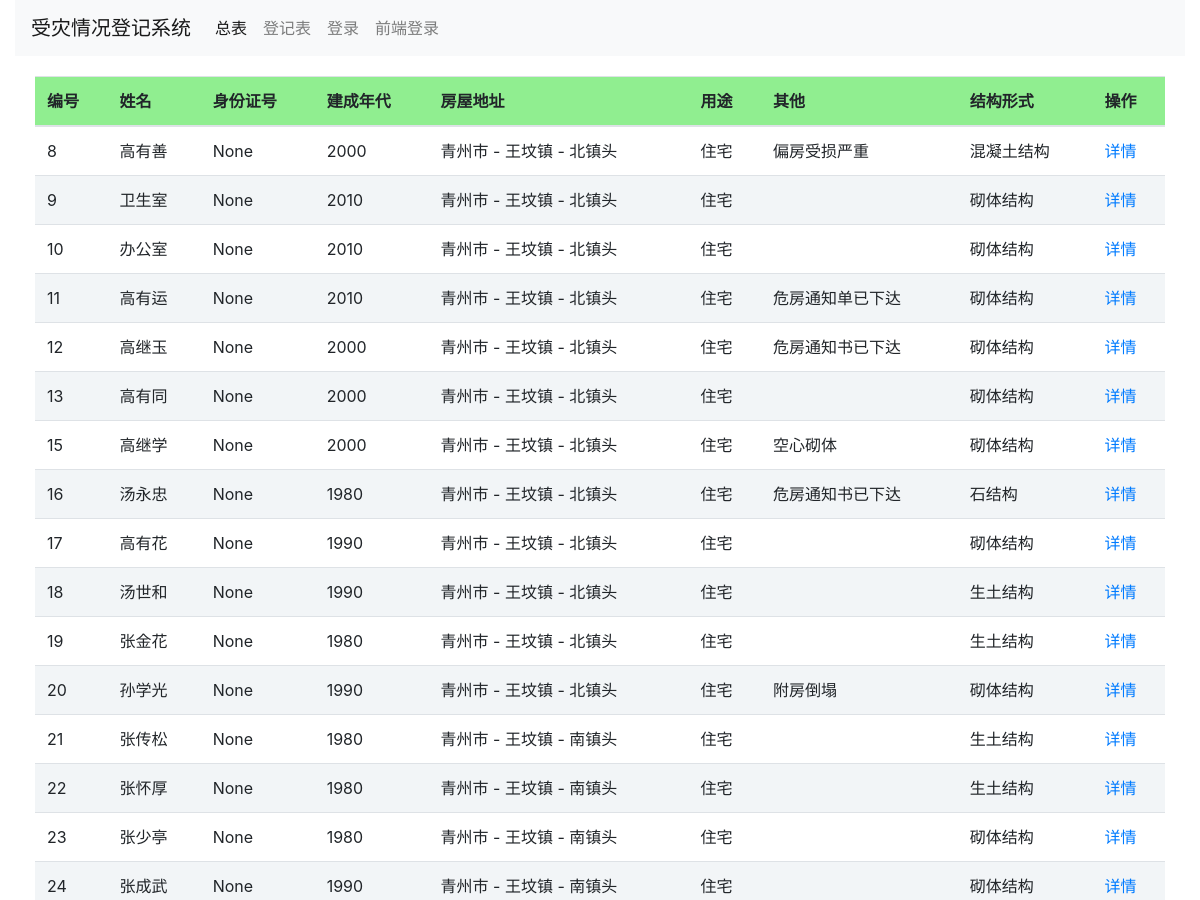
Page /report/ (signed in, upper part) on the earlier database version.
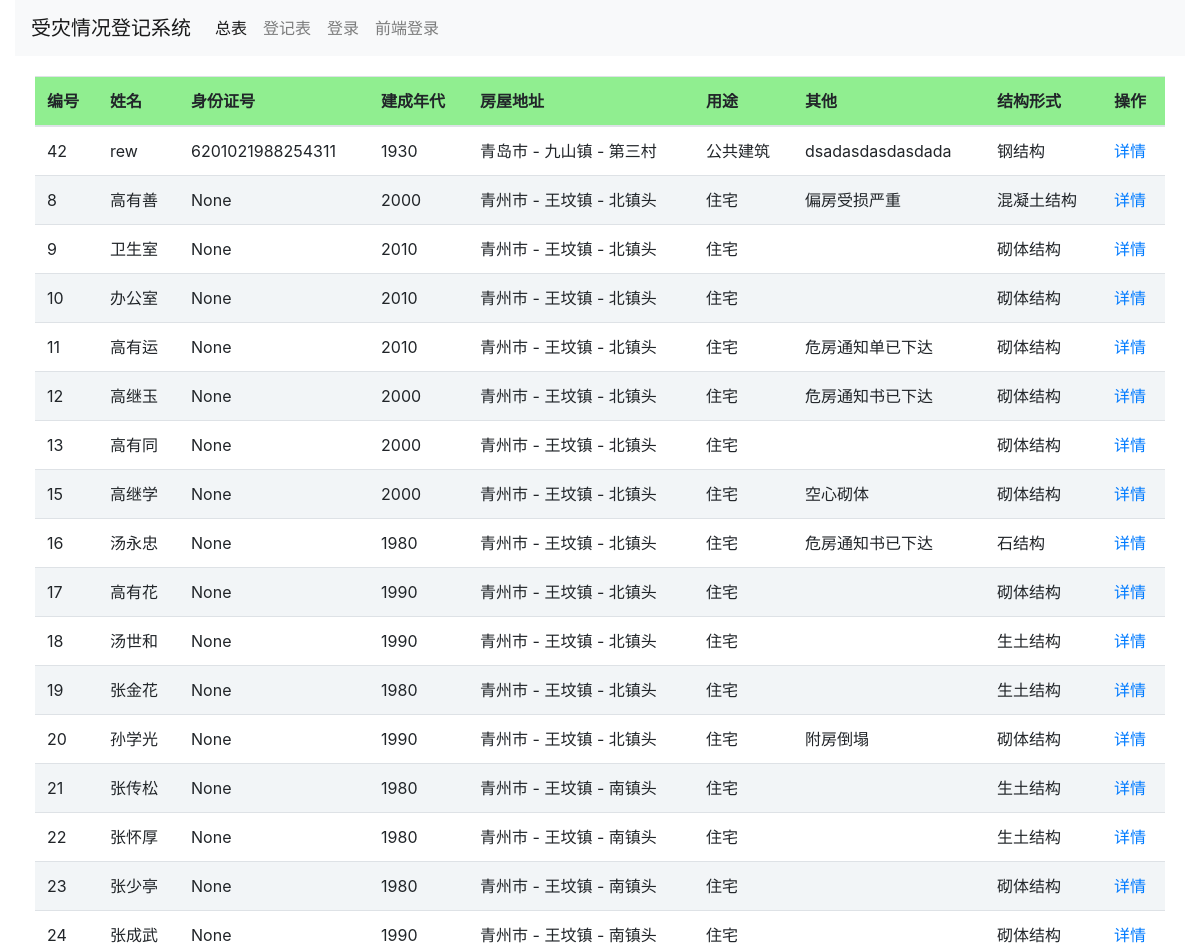
Same page on the later database version.
### report/models.py (models this page shows, shortened)
class Report(models.Model):
    DECADE_CHOICE = (
        ('1900', '1900'),
        ('1910', '1910'),
        ('1920', '1920'),
        ('1930', '1930'),
        ('1940', '1940'),
        ('1950', '1950'),
        ('1960', '1960'),
        ('1970', '1970'),
        ('1980', '1980'),
        ('1990', '1990'),
        ('2000', '2000'),
        ('2010', '2010'),
    )
    PURPOSE_CHOICE = (
        (1, '住宅'),
        (2, '厂房'),
        (3, '公共建筑'),
    )
    STRUCTURE_CHOICE = (
        (1, '混凝土结构'),
        (2, '砌体结构'),
        (3, '木结构'),
        (4, '钢结构'),
        (5, '石结构'),
        (6, '生土结构'),
    )
    DEGREE_CHOICE = (
        ('a', 'A'),
        ('b', 'B'),
        ('c', 'C'),
        ('d', 'D'),
    )
    SECURITY_DETAIL_CHOICE = (
        (1, '未发现影响房屋周边安全的不利影响'),
        (2, '房屋周边准在超高土体滑坡'),
        (3, '房屋周边场地存在地质斜坡'),
        (4, '房屋周边存在河流，受河水持续冲刷'),
        (5, '房屋存在沟壑'),
        (6, '房屋周边塌方'),
        (7, '房屋周边下方存在不实空洞'),
    )
    GROUNDSILL_DETAIL_CHOICE = (
        (1, '未发现明显不均匀沉降及滑移'),
        (2, '地基基础轻微不均匀沉降'),
        (3, '地基基础不均匀沉降'),
        (4, '室内地面下陷'),
        (5, '地基基础滑移'),
        (6, '地基基础存在滑移可能'),
        (7, '地基基础被冲毁'),
        (8, '毛石基础粘结砂浆缺失'),
    )
    TILT_DETAIL_CHOICE = (
        (1, '未发现明显倾斜'),
        (2, '房屋墙体局部倾斜'),
        (3, '房屋墙体整体倾斜'),
        (4, '房屋墙体变形'),
        (5, '房屋墙体未发现明显歪闪缺陷')
    )
    UPON_DETAIL_CHOICE = (
        (1, '未发现结构承载缺陷'),
        (2, '墙体存在裂缝'),
        (3, '墙体轻微裂缝'),
        (4, '墙体贯通缝严重'),
        (5, '墙体风化侵蚀严重'),
        (6, '墙体有效截面积削弱'),
        (7, '内隔墙裂缝'),
        (8, '墙体面层脱落'),
        (9, '墙体变形'),
        (10, '墙体倾斜'),
        (11, '纵横墙连接处松动和开裂'),
        (12, '墙体倒塌'),
        (13, '屋架梁损坏'),
        (14, '屋架檩条损坏'),
        (15, '屋架梁下墙体开裂损坏'),
        (16, '屋架梁下墙体变形'),
        (17, '地基基础不均匀沉降引起的裂缝'),
        (18, '房屋墙体、屋盖无明显受力裂缝和变形'),
        (19, '墙体严重破坏，无法正常使用'),
        (20, '屋架损坏'),
    )
    FENCE_DETAIL_CHOICE = (
        (1, '未发现围护缺损'),
        (2, '同上'),
        (3, '墙体存在裂缝'),
        (4, '屋面坍塌'),
        (5, '屋面下陷'),
        (6, '墙体面层脱落'),
        (7, '墙体裂缝'),
        (8, '室内地面下陷'),
        (9, '内隔墙裂缝'),
        (10, '纵横墙多处裂缝'),
    )
    ASSESS_LEVEL_CHOICE = (
        ('a', 'A 完好无损'),
        ('b', 'B 轻微破损，可以使用'),
        ('c', 'C 破损经修缮后可以使用'),
        ('d', 'D 严重破坏，不能使用'),
        ('e', '倒塌'),
    )
    CREATOR_CHOICE = (
        (1, '杨军魁'),
        (2, '芦满'),
        (3, '关萌'),
        (4, '黄波'),
    )
    bid = models.CharField(max_length=100, null=True, blank=True,
                           verbose_name='建鉴编号')
    name = models.CharField(max_length=250, null=True, blank=True,
                            verbose_name='姓名')
    identity = models.CharField(max_length=50, null=True, blank=True,
                                verbose_name='身份证号', unique=True)
    decade = models.CharField(choices=DECADE_CHOICE, max_length=10,
                              null=True, blank=True, verbose_name='建成年代')
    city = models.ForeignKey(City, null=True, blank=True,
                             on_delete=models.SET_NULL,
                             verbose_name='城市')
    town = models.ForeignKey(Town, null=True, blank=True,
                             on_delete=models.SET_NULL,
                             verbose_name='镇')
    village = models.ForeignKey(Village, null=True, blank=True,
                                on_delete=models.SET_NULL,
                                verbose_name='村')
    purpose = models.IntegerField(choices=PURPOSE_CHOICE, null=True, blank=True,
                                  verbose_name='用途')
    comment = models.TextField(max_length=250, null=True, blank=True,
                               verbose_name='备注')
    structure = models.IntegerField(choices=STRUCTURE_CHOICE,
                                    null=True, blank=True, verbose_name='结构形式')
    security = models.CharField(max_length=10, choices=DEGREE_CHOICE,
                                null=True, blank=True, verbose_name='场地安全程度')
    groundsill = models.CharField(max_length=10, choices=DEGREE_CHOICE,
                                  null=True, blank=True, verbose_name='地基基础')
    tilt = models.CharField(max_length=10, choices=DEGREE_CHOICE, null=True,
                            blank=True,
                            verbose_name='房屋整体倾斜')
    upon = models.CharField(max_length=10, choices=DEGREE_CHOICE, null=True,
                            blank=True,
                            verbose_name='上部承重结构')
    fence = models.CharField(max_length=10, choices=DEGREE_CHOICE, null=True,
                             blank=True,
                             verbose_name='围护结构')
    security_detail = models.ManyToManyField(SecurityDetail, blank=True,
                                             verbose_name='场地安全程度说明')
    groundsill_detail = models.ManyToManyField(GroundsillDetail, blank=True,
                                               verbose_name='地基基础说明')
    tilt_detail = models.ManyToManyField(TiltDetail, blank=True,
                                         verbose_name='房屋整体倾斜说明')
    upon_detail = models.ManyToManyField(UponDetail, blank=True,
                                         verbose_name='上部承重结构说明')
    fence_detail = models.ManyToManyField(FenceDetail, blank=True,
                                          verbose_name='围护结构说明')
    assess_level = models.CharField(max_length=10, choices=ASSESS_LEVEL_CHOICE,
                                    null=True, blank=True, verbose_name='评定等级')
    advice = models.ManyToManyField(Advice, blank=True,
                                    verbose_name='处理建议')
    street_contract = models.CharField(max_length=50, null=True, blank=True,
                                       verbose_name='镇（街道）联系人')
    street_contract_phone = models.CharField(max_length=50, null=True,
                                             blank=True,
                                             verbose_name='镇（街道）联系人电话')
    village_contract = models.CharField(max_length=50, null=True, blank=True,
                                        verbose_name='村联系人')
    village_contract_phone = models.CharField(max_length=50, null=True,
                                              blank=True,
                                              verbose_name='村联系人电话')
    reviewer = models.ForeignKey(Reviewer, null=True, blank=True,
                                 on_delete=models.SET_NULL,
                                 verbose_name='审核人')
    created = models.DateField(auto_now_add=True, verbose_name='添加日期')
    updated = models.DateTimeField(auto_now=True, verbose_name='修改日期')
    appraiser = models.ForeignKey(User, null=True, blank=True,
                                  on_delete=models.SET_NULL,
                                  verbose_name='鉴定人')
    class Meta:
        ordering = ('-created',)
        verbose_name_plural = '报告'

class City(models.Model):
    name = models.CharField(max_length=50, unique=True, verbose_name='城市')
    created = models.DateTimeField(auto_now_add=True, verbose_name='创建时间')
    class Meta:
        ordering = ['-created']
        verbose_name_plural = '城市'
    def __str__(self):
        return self.name

class Town(models.Model):
    name = models.CharField(max_length=50, unique=True, verbose_name='乡镇')
    created = models.DateTimeField(auto_now_add=True, verbose_name='创建时间')
    class Meta:
        ordering = ['-created']
        verbose_name_plural = '乡镇'
    def __str__(self):
        return self.name

class Village(models.Model):
    name = models.CharField(max_length=50, unique=True, verbose_name='村')
    created = models.DateTimeField(auto_now_add=True, verbose_name='创建时间')
    class Meta:
        ordering = ['-created']
        verbose_name_plural = '村'
    def __str__(self):
        return self.name

### report/views.py (the view)
# urls.py: path('', views.ReportListView.as_view(), name='report_list'),
class ReportListView(LoginRequiredMixin, ListView):
    model = Report
    context_object_name = 'report_list'
    template_name = 'report/report-list.html'

### report/templates/report/report-list.html
{% extends 'report/base.html' %}
{% block content %}
    <table id="report-list" class="table">
        <thead>
        <tr>
            <th>编号</th>
            <th>姓名</th>
            <th>身份证号</th>
            <th>建成年代</th>
            <th>房屋地址</th>
            <th>用途</th>
            <th>其他</th>
            <th>结构形式</th>
            <th>操作</th>
        </tr>
        </thead>
        <tbody>
        {% for report in report_list %}
            <tr>
                <td>{{ report.id }}</td>
                <td>{{ report.name }}</td>
                <td>{{ report.identity }}</td>
                <td>{{ report.decade }}</td>
                <td>{{ report.city }} - {{ report.town }}
                    - {{ report.village }}</td>
                <td>{{ report.get_purpose_display }}</td>
                <td>{{ report.comment }}</td>
                <td>{{ report.get_structure_display }}</td>
                <td>
                    <a href="{% url 'report:report_detail' report.id %}">详情</a>
                </td>
            </tr>
        {% endfor %}
        </tbody>
    </table>
{% endblock %}

Differences in the rows shown:
added Report: id "42", name "rew", identity "6201021988254311", decade "1930", city "青岛市", town "九山镇", village "第三村", purpose "公共建筑", comment "dsadasdasdasdada", structure "钢结构"
